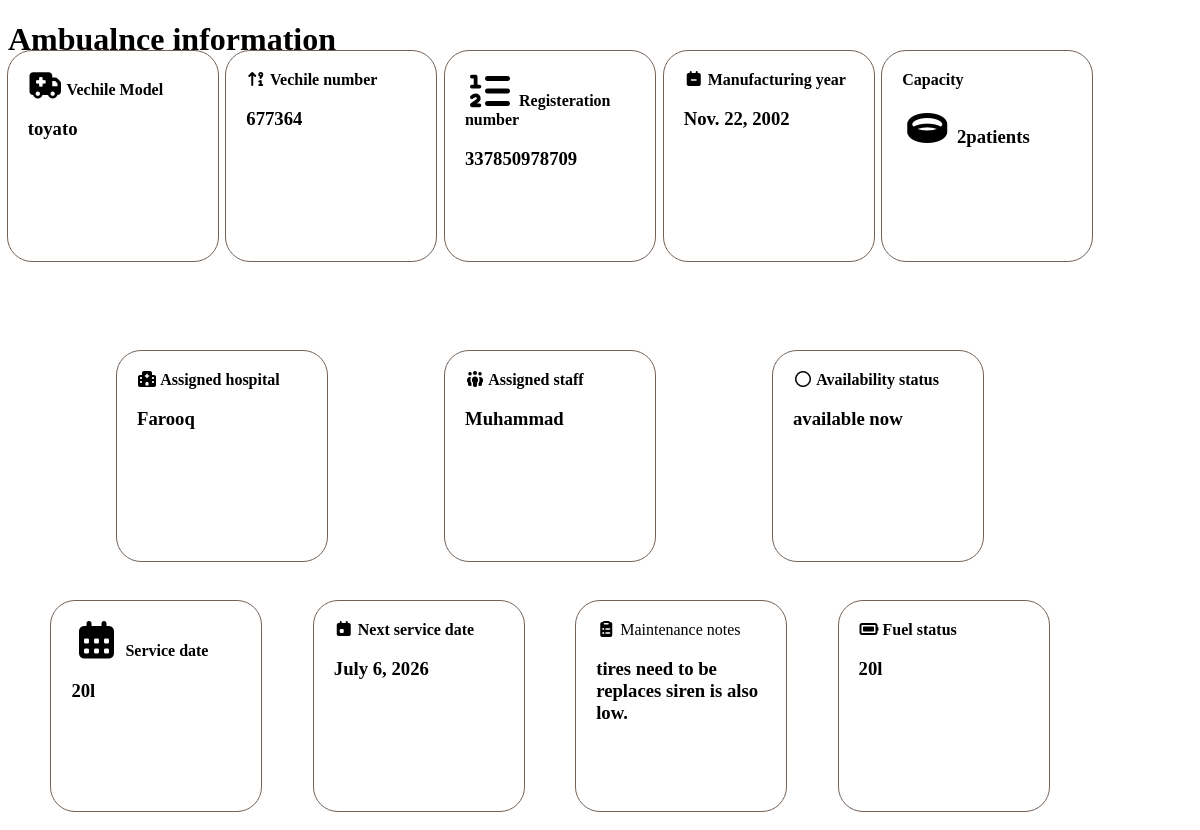
Page /getAmbukancesInfo/ (signed in) on the committed database.
### Hospital_app/models.py (models this page shows)
class ambulance_info(models.Model):
    ambulance_number=models.IntegerField()
    vehicle_model=models.CharField(max_length=200)
    registration_number=models.IntegerField()
    manufacturing_year=models.DateField(0)
    capacity=models.CharField(max_length=200)
    def __str__(self):
        return self.vehicle_model

class driver_info(models.Model):
    ambu_id=models.ForeignKey(ambulance_info,on_delete=models.CASCADE,null=True,blank=True)
    assigned_department=models.ForeignKey(Department,on_delete=models.CASCADE,null=True,blank=True)
    assigned_hospital=models.CharField(max_length=200)
    assigned_staff=models.CharField(max_length=200)
    availability_status=models.CharField(max_length=100)

class maintenance_info(models.Model):
    amser_id=models.ForeignKey(ambulance_info,on_delete=models.CASCADE,null=True,blank=True)
    service_date=models.DateField()
    next_service_date=models.DateField()
    maintenance_notes=models.TextField()
    fuel_status=models.CharField(max_length=150)
    def __str__(self):
        return self.fuel_status

### Hospital_app/views.py (the view)
# urls.py: path('getAmbukancesInfo/',getAmbukancesInfo,name="getAmbukancesInfo"),
def getAmbukancesInfo(request):
     ambId=request.session.get("am_id")
     amb_info=ambulance_info.objects.filter(id=ambId)
     dri_info=driver_info.objects.filter(ambu_id=ambId)
     main_info=maintenance_info.objects.filter(amser_id=ambId)
     return render(request,"showAmdulanceInfo.html",{"amb_info":amb_info,"dri_info":dri_info,"main_info":main_info})

### templates/showAmdulanceinfo.html (shortened to what this page needs)
<!DOCTYPE html>
<html lang="en">
<head>
    {% load static %}
    <link rel="stylesheet" href="{% static 'style.CSS' %}">
    <link rel="stylesheet" href="https://cdnjs.cloudflare.com/ajax/libs/font-awesome/7.3.1/css/all.min.css" />
</head>
<body>
    <h1>Ambualnce information</h1>
    {% for aInfo in amb_info %}
    <div id="ainfo">
        <div id="mdl">
        <strong><i class="fa-solid fa-truck-medical"></i>  Vechile Model</strong>
        <h3>{{aInfo}}</h3>
        </div>
        <div id="ambnum">
        <strong><i class="fa-solid fa-arrow-up-9-1"></i>   Vechile number</strong>
        <h3>{{aInfo.ambulance_number}}</h3>
        </div>
        <div id="regnum">
        <strong><i class="fa-solid fa-list-ol"></i>  Registeration number</strong>
        <h3>{{aInfo.registration_number}}</h3>
        </div>
        <div id="ambmanyear">
        <strong><i class="fa-solid fa-calendar-minus"></i> Manufacturing year</strong>
        <h3>{{aInfo.manufacturing_year}}</h3></h3>
        </div>
        <div id="ambcapacity">
        <strong>Capacity</strong>
        <h3><i class="fa-solid fa-ring"></i> {{aInfo.capacity}}</h3>
        </div>
    </div>
    {% endfor %}
    {% for driInfo in dri_info %}
    <div id="ambstaff">
        <div id="asshosp">
        <strong><i class="fa-solid fa-hospital"></i> Assigned hospital </strong>
        <h3>{{driInfo.assigned_hospital}}</h3>
        </div>
        <div id="assstaff">
        <strong><i class="fa-solid fa-people-group"></i>  Assigned staff</strong>
        <h3>{{driInfo.assigned_staff}}</h3>
        </div>
        <div id="avaist">
        <strong><i class="fa-regular fa-circle"></i>  Availability status </strong>
        <h3>{{driInfo.availability_status}}</h3>
        </div>
    </div>
    {% endfor %}
    {% for main in main_info %}
    <div id="ambservice">
        <div id="servicedt">
        <strong><i class="fa-solid fa-calendar-days"></i>  Service date</strong>
        <h3>{{main}}</h3>
        </div>
        <div id="nxtservicedt">
        <strong><i class="fa-solid fa-calendar-day"></i>  Next service date</strong>
        <h3>{{main.next_service_date}}</h3>
        </div>
        <div id="mainnotes">
        <strogn><i class="fa-solid fa-clipboard-list"></i>  Maintenance notes</strong>
            <h3>{{main.maintenance_notes}}</h3>
        </div>
        <div id="fuelst">
        <strong><i class="fa-solid fa-battery-full"></i>  Fuel status </strong>
        <h3>{{main.fuel_status}}</h3>
        </div>
    {% endfor %}
    </div>
</body>
</html>

### rows in the picture
ambulance_info: vehicle_model "toyato", ambulance_number "677364", registration_number "337850978709", manufacturing_year "Nov. 22, 2002", capacity "2patients"
driver_info: assigned_hospital "Farooq", assigned_staff "Muhammad", availability_status "available now"
maintenance_info: fuel_status "20l", next_service_date "July 6, 2026", maintenance_notes "tires need to be replaces siren is also low."
